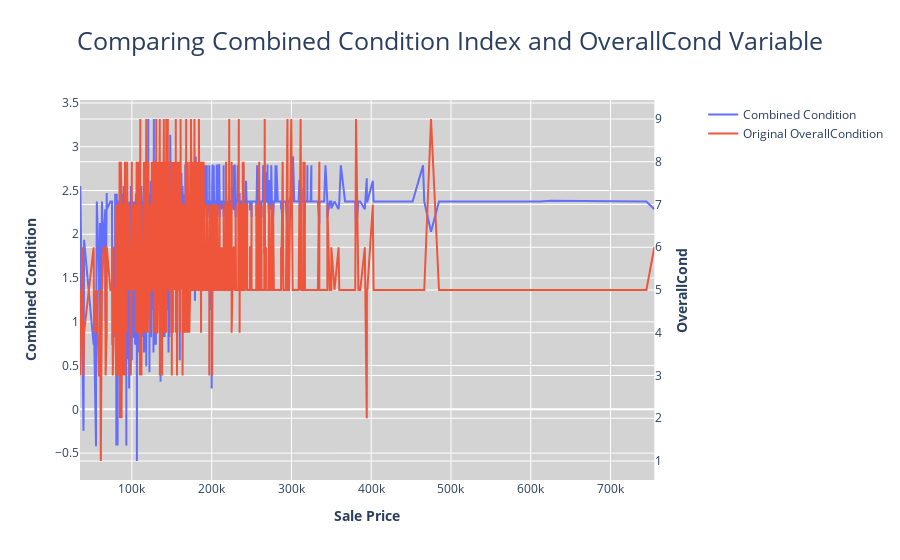

Here is the notebook cell this chart was saved with:
### Code cell
fig = make_subplots(specs=[[{"secondary_y": True}]])
fig.add_trace(
    go.Scatter(x = df.sort_values('SalePrice').SalePrice, y = df.sort_values('SalePrice').Condition, name = 'Combined Condition'),
    secondary_y = False,
)
fig.add_trace(
    go.Scatter( x = df.sort_values('SalePrice').SalePrice, y = df.sort_values('SalePrice').OverallCond, name = 'Original OverallCondition'),
   secondary_y = True,   
)
fig.update_layout(
    title_text = 'Comparing Combined Condition Index and OverallCond Variable',
    title_x=0.5,
    plot_bgcolor = 'lightgray',
    title_font = dict(size = 25)
)
fig.update_xaxes(title_text="<b>Sale Price</b>")
fig.update_yaxes(title_text="<b>Combined Condition</b>", secondary_y=False)
fig.update_yaxes(title_text="<b>OverallCond</b>", secondary_y=True)
fig.write_image('C:/Users/jmeis/NYC_DSA/HousingPrices/Images/ConditionVsOverallCond.png')
fig.show()

### Figure 1 — Plotly figure (JSON) as saved in the notebook; plotly's stock layout.template omitted (floating-point values rounded to 4 significant figures; data arrays with more than 128 entries replaced by an {"elided": "..."} marker saying what was removed)
{"data": [{"name": "Combined Condition", "type": "scatter", "x": {"elided": "1442 int values"}, "xaxis": "x", "y": {"elided": "1442 float values"}, "yaxis": "y"}, {"name": "Original OverallCondition", "type": "scatter", "x": {"elided": "1442 int values"}, "xaxis": "x", "y": {"elided": "1442 int values"}, "yaxis": "y2"}], "layout": {"plot_bgcolor": "lightgray", "title": {"font": {"size": 25}, "text": "Comparing Combined Condition Index and OverallCond Variable", "x": 0.5}, "xaxis": {"anchor": "y", "domain": [0, 0.94], "title": {"text": "<b>Sale Price</b>"}}, "yaxis": {"anchor": "x", "domain": [0, 1], "title": {"text": "<b>Combined Condition</b>"}}, "yaxis2": {"anchor": "x", "overlaying": "y", "side": "right", "title": {"text": "<b>OverallCond</b>"}}}}
